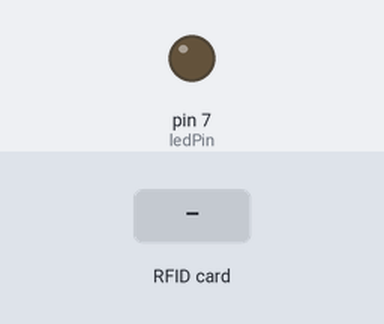
Simulated run of this sketch. Board: Arduino Mega 2560, built with avr-gcc and run on an emulated ATmega2560. On the bench: output pins drawn as LEDs (lit = HIGH). The test bench sets the inputs (shaded band). Pins used as bus, display or sensor lines are not drawn; what the sketch prints to the serial monitor is not drawn.

Above: at 1.2 s.
1.3 s: RFID card 5E 7A 19 C4 held to the reader
Timing chart, 0 to 4.3 s (numbered marks = the images above; inputs shaded):
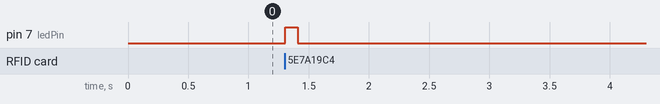

Measured:
- after the input at 1.3 s, pin 7 (ledPin): LOW → HIGH at once, → LOW 0.10 s later

The sketch:

RFID_4.ino
```cpp
#include <SPI.h>
#include <MFRC522.h>

#define RST_PIN  9    //Pin 9 para el reset del RC522
#define SS_PIN  53   //Pin 10 para el SS (SDA) del RC522
MFRC522 mfrc522(SS_PIN, RST_PIN); //Creamos el objeto para el RC522

int ledPin = 7; // define digital pin 10.

void setup() {

  pinMode(ledPin, OUTPUT);// define pin with LED connected as output.

  Serial.begin(9600); //Iniciamos la comunicación  serial
  SPI.begin();        //Iniciamos el Bus SPI
  mfrc522.PCD_Init(); // Iniciamos  el MFRC522
  Serial.println("Lectura del UID");
}

void loop()
{
  // Revisamos si hay nuevas tarjetas  presentes
  if ( mfrc522.PICC_IsNewCardPresent())
  {
    digitalWrite(ledPin, HIGH); // set the LED on.
    delay(100); // wait for a second.

    //Seleccionamos una tarjeta
    if ( mfrc522.PICC_ReadCardSerial())
    {
      // Enviamos serialemente su UID
      Serial.print("Card UID:");

      for (byte i = 0; i < mfrc522.uid.size; i++)
      {
        Serial.print(mfrc522.uid.uidByte[i] < 0x10 ? " 0" : " ");
        Serial.print(mfrc522.uid.uidByte[i], HEX);
      }
      Serial.println();

      // Terminamos la lectura de la tarjeta  actual
      mfrc522.PICC_HaltA();
    }

    digitalWrite(ledPin, LOW); // set the LED on.
    delay(100); // wait for a second.
  }
}
```
